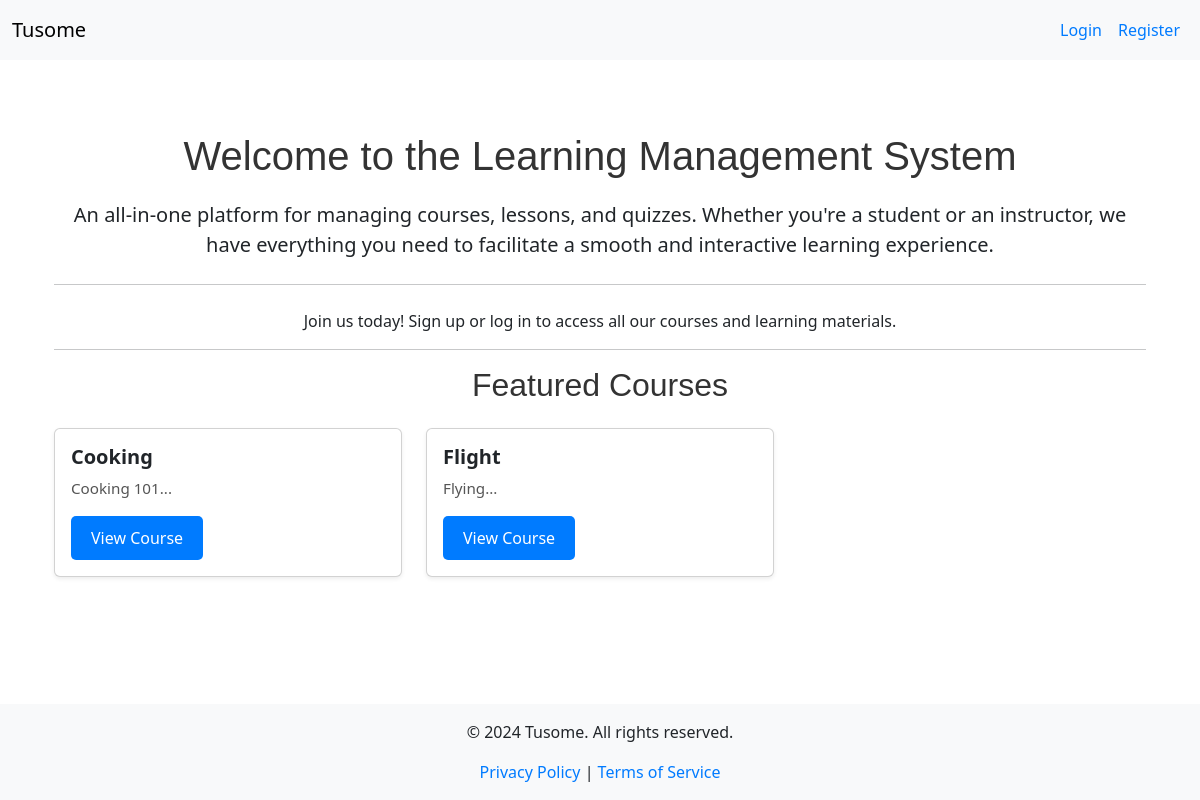
Before: / with the older database file.
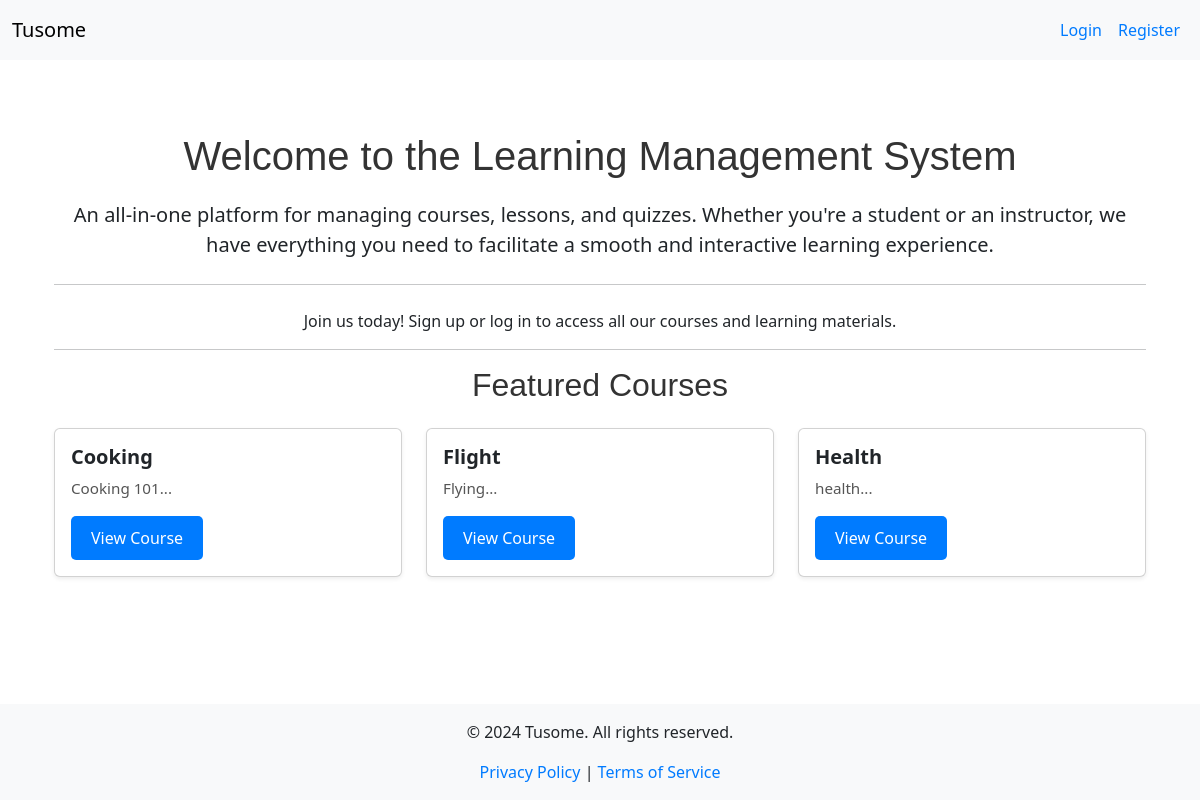
After: the same page with the newer database file.
### models.py (models this page shows)
class Course(db.Model):
    id = db.Column(db.Integer, primary_key=True)
    title = db.Column(db.String(200), nullable=False)
    description = db.Column(db.Text, nullable=False)
    is_featured = db.Column(db.Boolean, default=False)
    instructor_id = db.Column(db.Integer, db.ForeignKey('instructor.id'), nullable=False)
    instructor = db.relationship('Instructor', back_populates='courses')
    lessons = db.relationship('Lesson', back_populates='course', lazy=True)
    quizzes = db.relationship('Quiz', back_populates='course', lazy=True)
    materials = db.relationship('CourseMaterial', back_populates='course', lazy=True)
    enrollments = db.relationship('Enrollment', back_populates='course', lazy=True)
    submissions = db.relationship('Submission', back_populates='course', lazy=True)

### app.py (the view)
@app.route('/')
def index():
    courses = Course.query.filter_by(is_featured=True).all()  # Assuming there's an is_featured field
    return render_template('index.html', courses=courses)

### app.py (called while the page is built)
@app.context_processor
def inject_current_year():
    return {'current_year': datetime.utcnow().year}

@app.context_processor
def inject_roleenum():
    return dict(RoleEnum=RoleEnum)

### templates/index.html (shortened to what this page needs)
{% extends "base.html" %}
{% block content %}
<div class="container mt-5">
    <div class="jumbotron text-center">
        <h1>Welcome to the Learning Management System</h1>
        <p class="lead">An all-in-one platform for managing courses, lessons, and quizzes. Whether you're a student or an instructor, we have everything you need to facilitate a smooth and interactive learning experience.</p>
        <hr class="my-4">
        {% if not current_user.is_authenticated %}
            <p>Join us today! Sign up or log in to access all our courses and learning materials.</p>
        {% endif %}
    </div>
    <hr>
    <h2 class="text-center mb-4">Featured Courses</h2>
    <div class="row">
        {% for course in courses %}
        <div class="col-md-4">
            <div class="card mb-4 shadow-sm">
                <div class="card-body">
                    <h5 class="card-title">{{ course.title }}</h5>
                    <p class="card-text">{{ course.description[:100] }}...</p>
                    <a href="{{ url_for('course_details', course_id=course.id) }}" class="btn btn-primary">View Course</a>
                </div>
            </div>
        </div>
        {% else %}
        <p>No courses available at the moment. Please check back later.</p>
        {% endfor %}
    </div>
</div>
{% endblock %}

Changed rows visible on the page:
added Course: title "Health", description "health"
